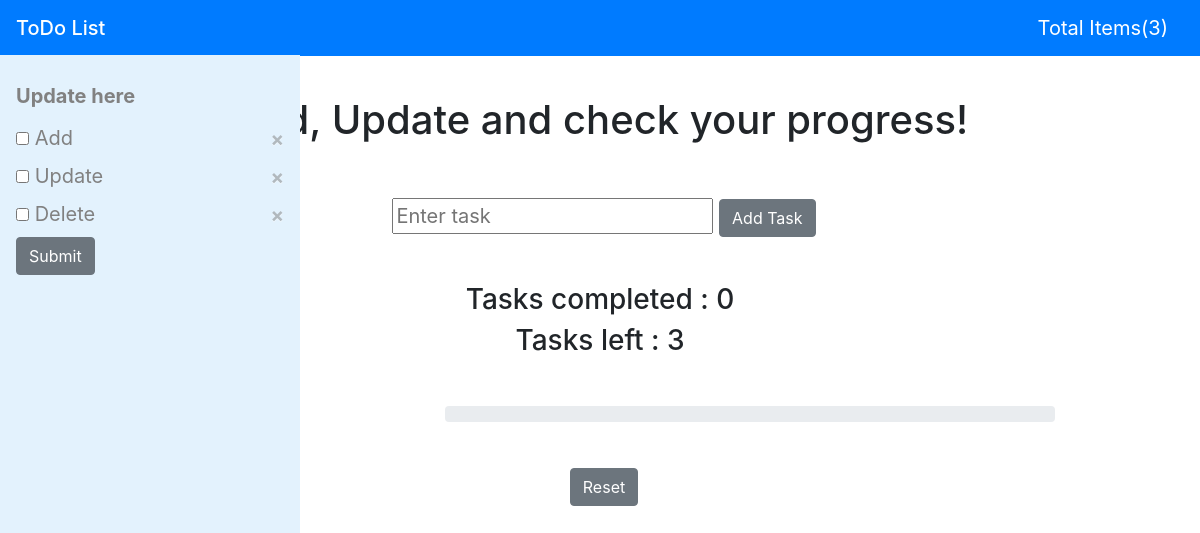
/home/, run on the app's committed database.
### home/models.py (models this page shows)
class tasks(models.Model):
    taskname=models.CharField(max_length=50)
    completed=models.BooleanField(default=False)

### home/views.py (the view)
# urls.py: path('',views.home,name='home'),
def home(request):
    c=tasks.objects.all()
    d=tasks.objects.all().count()
    incom=tasks.objects.filter(completed=False).count()
    if(d!=0):
        com=d-incom
        per=com/d
        per=per*100
    else:
        com=0
        per=0
        incom=0
    return render(request,'home.html',{'com':int(per),'task':c,'total':d,'complete':com,'incomplete':incom})

### home/templates/home.html (shortened to what this page needs)
<!DOCTYPE html>
<html>
    <head>
        <link rel="stylesheet" href="https://stackpath.bootstrapcdn.com/bootstrap/4.4.1/css/bootstrap.min.css">
        {% load static %}
        <link rel="stylesheet" type="text/css" href="{%static 'home/todo.css'%}">
    </head>
    <body>
      <nav class="navbar navbar-dark bg-primary">
            <span id="opnbtn" class="navbar-brand mb-0 h1">ToDo List</span>
            <span class="navbar-brand my-6">Total Items({{ total }})</span>
        </nav>
          <div class="sidenav">
            <span style="font-weight: bold;">Update here</span>
            <form action="updating/" method="POST">{% csrf_token %}
                  {% for i in task %}
                    {% if i.completed == True %}
                        <input id="removed" type="checkbox" name="tick" value="{{ i.id }}" checked>
                    {% else %}
                        <input id="removed" type="checkbox" name="tick" value="{{ i.id }}">
                    {% endif %}
                    <label id="taskname">{{ i.taskname }}</label>
                    <button onclick="getsid({{i.id}})" id="cross" value="{{i.taskname}}" style="float: right; margin-left: -50%;" type="button" class="close" aria-label="Close" data-toggle="modal" data-target="#deleteModal">
                      <span aria-hidden="true">&times;</span>
                    </button>
                    <br>
                  {% endfor %}
                <button class="btn btn-secondary">Submit</button>
            </form>
          </div>
          <p><br></p>
          <div class="container mydiv">
          <h1>Add, Update and check your progress!</h1>
          <p><br></p>
          <form style="text-align: center;" action="adding/" method="POST">{% csrf_token %}
                <input type="text" name='task' placeholder='Enter task'>
                <button class="btn btn-secondary">Add Task</button>
          </form>
          <p><br></p>
          <h3 style="text-align: center;">Tasks completed : {{ complete }}</h3>
          <h3 style="text-align: center;">Tasks left : {{ incomplete }}</h3>
          <p><br></p>
          <div class="progress" style="margin-left: 400px; margin-right: 100px;">
          </div>
          <p><br></p>
          <form style="text-align: center;" action="reset/" method="POST">{% csrf_token %}
            <button class="btn btn-secondary">Reset</button>
          </form>
          </div>
    </body>
</html>

### home/static/home/todo.css (style rules this page uses)
.mydiv { text-align: center; }
.sidenav { margin-top: 55px; height: 100%; width: 300px; position: fixed; z-index: 1; top: 0; left: 0; background-color: #e3f2fd; overflow-x: hidden; padding-top: 20px; }
.sidenav span,form { padding: 6px 8px 6px 16px; text-decoration: none; font-size: 20px; color: #818181; display: block; }

### data on the page
tasks: taskname "Add"
tasks: taskname "Update"
tasks: taskname "Delete"

### other printed values
{{ total }} "3"
{{ complete }} "0"
{{ incomplete }} "3"
